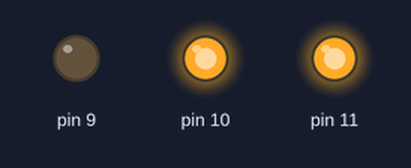
Recording of a sketch running on a simulated Arduino Uno, built with avr-gcc and run on an emulated ATmega328P. Parts: output pins drawn as LEDs (lit = HIGH).

Above: at 0.05 s.
At 0.6 s:
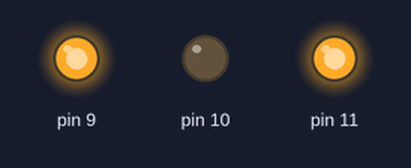
At 0.92 s:
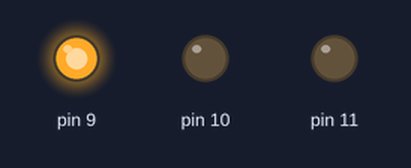
At 1.8 s:
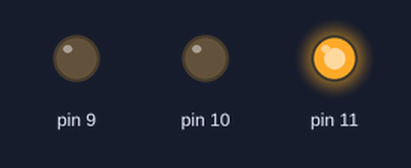
At 2.67 s:
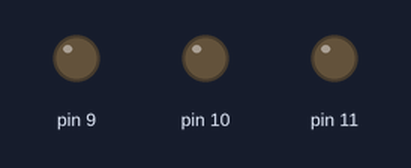
At 3.67 s:
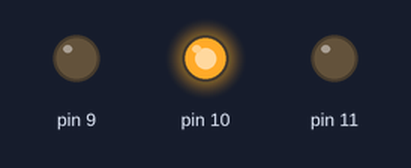
Timing chart, 0 to 4.0 s (numbered marks = the images above):
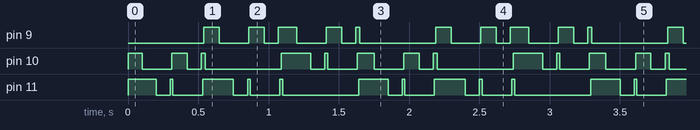

Measured:
- by itself, pin 9: repeats every 1.7 s: LOW 0.21 s, HIGH 0.11 s, LOW 0.10 s, HIGH 0.13 s, LOW 0.21 s, HIGH 0.11 s, LOW 0.10 s, HIGH 0.03 s, LOW 0.54 s, HIGH 0.11 s
- by itself, pin 10: repeats every 1.7 s: HIGH 0.11 s, LOW 0.10 s, HIGH 0.03 s, LOW 0.54 s, HIGH 0.21 s, LOW 0.10 s, HIGH 0.02 s, LOW 0.21 s, HIGH 0.12 s, LOW 0.21 s
- by itself, everything shown: repeats every 1.7 s, in 15 steps

The sketch:

_04_ArduinoClass_RBG_LED_Combos.ino
```cpp
const int ON_LENGTH = 100;
const int OFF_LENGTH = 10;

void setup() {
  for (int i=9; i<12; i++) {
    pinMode(i, OUTPUT);
    digitalWrite(i, HIGH);
  }
}

void loop() {
  for (int i=9; i<12; i++) {
    digitalWrite(i, LOW);
    delay(ON_LENGTH);

    for (int j=9; j<12; j++) {
      if (i != j) {
        digitalWrite(j, LOW);
        delay(ON_LENGTH);

        for (int k=9; k<12; k++) {
          if (k != j && k !=i) {
            digitalWrite(k, LOW);
            delay(ON_LENGTH);
            digitalWrite(k, HIGH);
            delay(OFF_LENGTH);
          }
        }

        digitalWrite(j, HIGH);
        delay(OFF_LENGTH);
      }
    }

    digitalWrite(i, HIGH);
    delay(OFF_LENGTH);
  }
}
```
